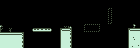

This game map was drawn from its Tiled (.tmx) file and the tilesets committed beside it. A one-line description and the full map source follow:
An orthogonal 35x12 tile map with 4x4 px tiles, 4 tile layers (background, platforms, switchBoard, faliing), 1 hidden layer not drawn, 3 tilesets.

<map version="1.2" tiledversion="1.3.5" orientation="orthogonal" renderorder="right-down" width="35" height="12" tilewidth="4" tileheight="4" infinite="0" nextlayerid="13" nextobjectid="1">
 <tileset firstgid="1" source="Tilesets/Tileset1.tsx" />
 <tileset firstgid="101" source="Tilesets/switchBlocks.tsx" />
 <tileset firstgid="173" source="Tilesets/spawnSprites.tsx" />
 <layer id="11" name="background" width="35" height="12">
  <data encoding="csv">
0,0,0,0,0,0,0,0,0,0,0,0,0,0,0,0,0,0,0,0,0,0,0,0,0,0,0,0,0,0,0,0,0,0,0,
0,0,0,0,0,0,0,0,0,0,0,0,0,0,0,0,0,0,0,0,0,0,0,0,0,0,0,0,0,0,0,0,0,0,0,
0,0,0,0,0,0,0,0,0,0,0,0,0,0,0,0,0,0,0,0,0,0,0,0,0,0,0,0,0,0,0,0,0,0,0,
0,0,0,0,0,0,0,0,0,0,0,0,0,0,0,0,0,0,0,0,0,0,0,0,0,0,0,0,0,0,0,0,0,0,0,
0,0,0,0,0,0,0,0,0,0,0,0,0,0,0,0,0,0,0,0,0,0,0,0,0,0,0,0,0,0,0,0,0,0,0,
0,0,0,0,0,0,0,0,0,0,0,0,0,0,0,0,0,0,0,0,0,0,0,0,0,0,0,0,0,0,0,0,0,0,0,
20,0,0,0,0,0,0,0,0,0,0,0,0,0,0,0,16,17,0,0,0,0,0,0,0,0,0,0,0,0,0,0,0,10,0,
30,0,4,0,0,0,0,0,0,0,0,0,0,0,0,0,0,0,0,0,0,0,0,0,0,0,0,0,0,0,0,0,0,0,0,
0,0,0,0,0,0,0,0,0,0,0,0,0,0,0,0,0,0,0,0,0,0,0,0,0,0,0,0,0,0,0,0,0,12,12,
12,12,12,12,12,0,0,0,0,0,0,0,0,0,0,0,0,0,0,0,0,0,0,0,0,0,0,0,0,0,0,0,0,93,12,
12,12,12,12,12,0,0,0,0,0,0,0,0,0,0,0,0,0,0,0,0,0,0,0,0,0,0,0,0,0,0,0,0,12,12,
12,12,12,12,12,0,0,0,0,0,0,0,0,0,0,0,0,0,0,0,0,0,0,0,0,0,0,0,0,0,0,0,0,94,100
</data>
 </layer>
 <layer id="2" name="platforms" width="35" height="12">
  <properties>
   <property name="Collidable" type="bool" value="true" />
  </properties>
  <data encoding="csv">
0,0,0,0,0,0,0,0,0,0,0,0,0,0,0,0,0,0,0,0,0,0,0,0,0,0,0,0,0,0,0,0,0,0,0,
0,0,0,0,0,0,0,0,0,0,0,0,0,0,0,0,0,0,0,0,0,0,0,0,0,0,0,0,0,0,0,0,0,0,0,
0,0,0,0,0,0,0,0,0,0,0,0,0,0,0,0,0,0,0,0,0,0,0,0,0,0,0,0,0,0,0,0,0,0,0,
0,0,0,0,0,0,0,0,0,0,0,0,0,0,0,0,0,0,0,0,0,0,0,0,0,0,0,0,0,0,0,0,0,0,0,
0,0,0,0,0,0,0,0,0,0,0,0,0,0,0,0,0,0,0,0,0,0,0,0,0,0,0,0,0,0,0,0,0,0,0,
0,0,0,0,0,0,0,0,0,0,0,0,0,0,0,0,0,0,0,0,0,0,0,0,0,0,0,0,0,0,0,0,0,0,0,
0,0,0,0,0,0,0,0,0,0,0,0,0,0,0,0,0,0,0,0,0,0,0,0,0,0,0,0,0,0,0,0,0,0,0,
0,0,0,0,0,0,0,0,0,0,0,0,0,0,0,1,2,3,0,0,0,0,0,0,0,0,0,0,0,0,0,0,1,2,2,
2,2,2,2,2,3,0,0,0,0,0,0,0,0,0,11,12,13,0,0,0,0,0,0,0,0,0,0,0,0,0,0,11,0,0,
0,0,0,0,0,13,0,0,0,0,0,0,0,0,0,11,12,13,0,0,0,0,0,0,0,0,0,0,0,0,0,0,11,0,0,
0,0,0,0,0,13,0,0,0,0,0,0,0,0,0,11,12,13,0,0,0,0,0,0,0,0,0,0,0,0,0,0,11,0,0,
0,0,0,0,0,13,0,0,0,0,0,0,0,0,0,11,12,13,0,0,0,0,0,0,0,0,0,0,0,0,0,0,11,0,0
</data>
 </layer>
 <layer id="8" name="switchBoard" width="35" height="12">
  <properties>
   <property name="switchBlock" type="bool" value="true" />
   <property name="switchDelay" type="float" value="1.2" />
  </properties>
  <data encoding="csv">
0,0,0,0,0,0,0,0,0,0,0,0,0,0,0,0,0,0,0,0,0,0,0,0,0,0,0,0,0,0,0,0,0,0,0,
0,0,0,0,0,0,0,0,0,0,0,0,0,0,0,0,0,0,0,0,0,0,0,0,0,0,0,0,0,0,0,0,0,0,0,
0,0,0,0,0,0,0,0,0,0,0,0,0,0,0,0,0,0,0,0,0,0,0,0,0,0,0,109,0,0,0,0,0,0,0,
0,0,0,0,0,0,0,0,0,0,0,0,0,0,0,0,0,0,0,0,0,0,0,0,0,0,0,121,0,0,0,0,0,0,0,
0,0,0,0,0,0,0,0,0,0,0,0,0,0,0,0,0,0,0,0,0,0,0,0,0,0,0,121,0,0,0,0,0,0,0,
0,0,0,0,0,0,0,0,0,0,0,0,0,0,0,0,0,0,0,0,0,0,0,0,0,0,0,133,0,0,0,0,0,0,0,
0,0,0,0,0,0,0,0,0,0,0,0,0,0,0,0,0,0,0,0,0,101,102,102,103,0,0,0,0,0,0,0,0,0,0,
0,0,0,0,0,0,0,0,0,0,0,0,0,0,0,0,0,0,0,0,0,125,126,126,127,0,0,0,0,0,0,0,0,0,0,
0,0,0,0,0,0,0,0,0,0,0,0,0,0,0,0,0,0,0,0,0,0,0,0,0,0,0,0,0,0,0,0,0,0,0,
0,0,0,0,0,0,0,0,0,0,0,0,0,0,0,0,0,0,0,0,0,0,0,0,0,0,0,0,0,0,0,0,0,0,0,
0,0,0,0,0,0,0,0,0,0,0,0,0,0,0,0,0,0,0,0,0,0,0,0,0,0,0,0,0,0,0,0,0,0,0,
0,0,0,0,0,0,0,0,0,0,0,0,0,0,0,0,0,0,0,0,0,0,0,0,0,0,0,0,0,0,0,0,0,0,0
</data>
 </layer>
 <layer id="12" name="faliing" width="35" height="12">
  <properties>
   <property name="Falling" type="float" value="0.01" />
  </properties>
  <data encoding="csv">
0,0,0,0,0,0,0,0,0,0,0,0,0,0,0,0,0,0,0,0,0,0,0,0,0,0,0,0,0,0,0,0,0,0,0,
0,0,0,0,0,0,0,0,0,0,0,0,0,0,0,0,0,0,0,0,0,0,0,0,0,0,0,0,0,0,0,0,0,0,0,
0,0,0,0,0,0,0,0,0,0,0,0,0,0,0,0,0,0,0,0,0,0,0,0,0,0,0,0,0,0,0,0,0,0,0,
0,0,0,0,0,0,0,0,0,0,0,0,0,0,0,0,0,0,0,0,0,0,0,0,0,0,0,0,0,0,0,0,0,0,0,
0,0,0,0,0,0,0,0,0,0,0,0,0,0,0,0,0,0,0,0,0,0,0,0,0,0,0,0,0,0,0,0,0,0,0,
0,0,0,0,0,0,0,0,0,0,0,0,0,0,0,0,0,0,0,0,0,0,0,0,0,0,0,0,0,0,0,0,0,0,0,
0,0,0,0,0,0,0,0,0,0,0,0,0,0,0,0,0,0,0,0,0,0,0,0,0,0,0,0,0,0,0,0,0,0,0,
0,0,0,0,0,0,0,0,61,62,62,62,63,0,0,0,0,0,0,0,0,0,0,0,0,0,0,0,0,0,0,0,0,0,0,
0,0,0,0,0,0,0,0,0,0,0,0,0,0,0,0,0,0,0,0,0,0,0,0,0,0,0,0,0,0,0,0,0,0,0,
0,0,0,0,0,0,0,0,0,0,0,0,0,0,0,0,0,0,0,0,0,0,0,0,0,0,0,0,0,0,0,0,0,0,0,
0,0,0,0,0,0,0,0,0,0,0,0,0,0,0,0,0,0,0,0,0,0,0,0,0,0,0,0,0,0,0,0,0,0,0,
0,0,0,0,0,0,0,0,0,0,0,0,0,0,0,0,0,0,0,0,0,0,0,0,0,0,0,0,0,0,0,0,0,0,0
</data>
 </layer>
 <layer id="10" name="spawnSprites" width="35" height="12" visible="0">
  <properties>
   <property name="spawn" type="bool" value="true" />
  </properties>
  <data encoding="csv">
0,0,0,0,0,0,0,0,0,0,0,0,0,0,0,0,0,0,0,0,0,0,0,0,0,0,0,0,0,0,0,0,0,0,0,
0,0,0,0,0,0,0,0,0,0,0,0,0,0,0,0,0,0,0,0,0,0,0,0,0,0,0,0,0,0,0,0,0,0,0,
0,0,0,0,0,0,0,0,0,0,0,0,0,0,0,0,0,0,0,0,0,0,0,0,0,0,0,0,0,0,0,0,0,0,0,
0,0,0,0,0,0,0,0,0,0,0,0,0,0,0,0,0,0,0,0,0,0,0,0,0,0,0,0,0,0,0,0,0,0,0,
0,0,0,0,0,0,0,0,0,0,0,0,0,0,0,0,0,0,0,0,0,0,0,0,0,0,0,0,0,0,0,0,0,0,0,
0,0,0,0,0,0,0,0,0,0,0,0,0,0,0,0,0,0,0,0,0,0,0,0,0,0,0,0,0,0,0,0,0,0,0,
0,0,0,0,0,0,0,0,0,0,0,0,0,0,0,0,0,0,0,0,0,0,0,0,0,0,0,0,0,0,0,0,0,0,0,
173,0,0,0,0,0,0,0,0,0,0,0,0,0,0,0,0,0,0,0,0,0,0,0,0,0,0,0,0,0,0,0,0,0,0,
0,0,0,0,0,0,0,0,0,0,0,0,0,0,0,0,0,0,0,0,0,0,0,0,0,0,0,0,0,0,0,0,0,0,0,
0,0,0,0,0,0,0,0,0,0,0,0,0,0,0,0,0,0,0,0,0,0,0,0,0,0,0,0,0,0,0,0,0,0,0,
0,0,0,0,0,0,0,0,0,0,0,0,0,0,0,0,0,0,0,0,0,0,0,0,0,0,0,0,0,0,0,0,0,0,0,
0,0,0,0,0,0,0,0,0,0,0,0,0,0,0,0,0,0,0,0,0,0,0,0,0,0,0,0,0,0,0,0,0,0,0
</data>
 </layer>
</map>
